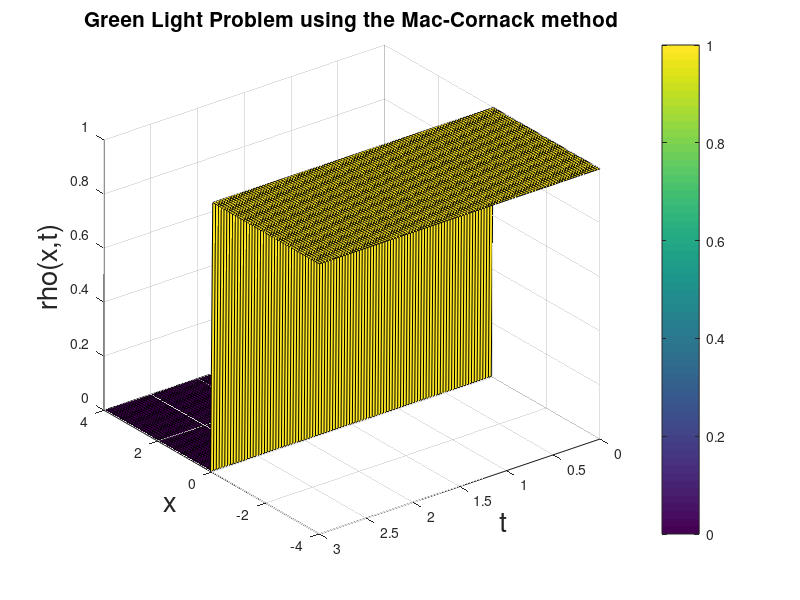

Write MATLAB code to recreate this figure.
clear
clc 

% Initialising variables
x = linspace(-4, 4, 100); %100 steps    
t = linspace(0, 3, 100); %100 steps

j = @(rho) rho - rho.^2;   % Defining flux j(rho)
j_dash = @(rho) 1 - 2 * rho;  % Defining j'(rho)
RHO= zeros(length(x), length(t)); %initializing the density variable

k = t(2) - t(1);    % step size for time
h = x(2) - x(1);    %step size for the space
nt = 100;    % Total number of time steps
nx = 100;    % Total number of space steps

% Initial conditions for the Density
RHO(:,1) = 1 * (x <= 0);  % Density at t=0

% Boundary conditions for the density
RHO(1,:) = 1 ;
RHO(100,:) = 0 ;

% Implementing the numerical method: Green light problem using the upwind method
for idt = 1 : nt - 1
    for idx = 2 : nx - 1
        RHO_star1 = RHO(idx - 1, idt) - (k / h) * (j(RHO(idx, idt)) - j(RHO(idx - 1, idt)));
        RHO_star2 = RHO(idx, idt) - (k / h) * (j(RHO(idx + 1, idt)) - j(RHO(idx, idt)));
        RHO(idx, idt + 1) = 0.5 * (RHO(idx, idt) + RHO_star2) - (k / h) * (j(RHO_star2) - j(RHO_star1));
    end
end
% Plotting the density function
figure(1)
surf(t,x,RHO)
xlabel('t', 'FontSize', 20)
ylabel('x', 'FontSize', 20)
zlabel('rho(x,t)', 'FontSize', 20)
colorbar
title('Green Light Problem using the Mac-Cornack method', 'FontSize', 15)
set(gca, 'XDir','reverse')